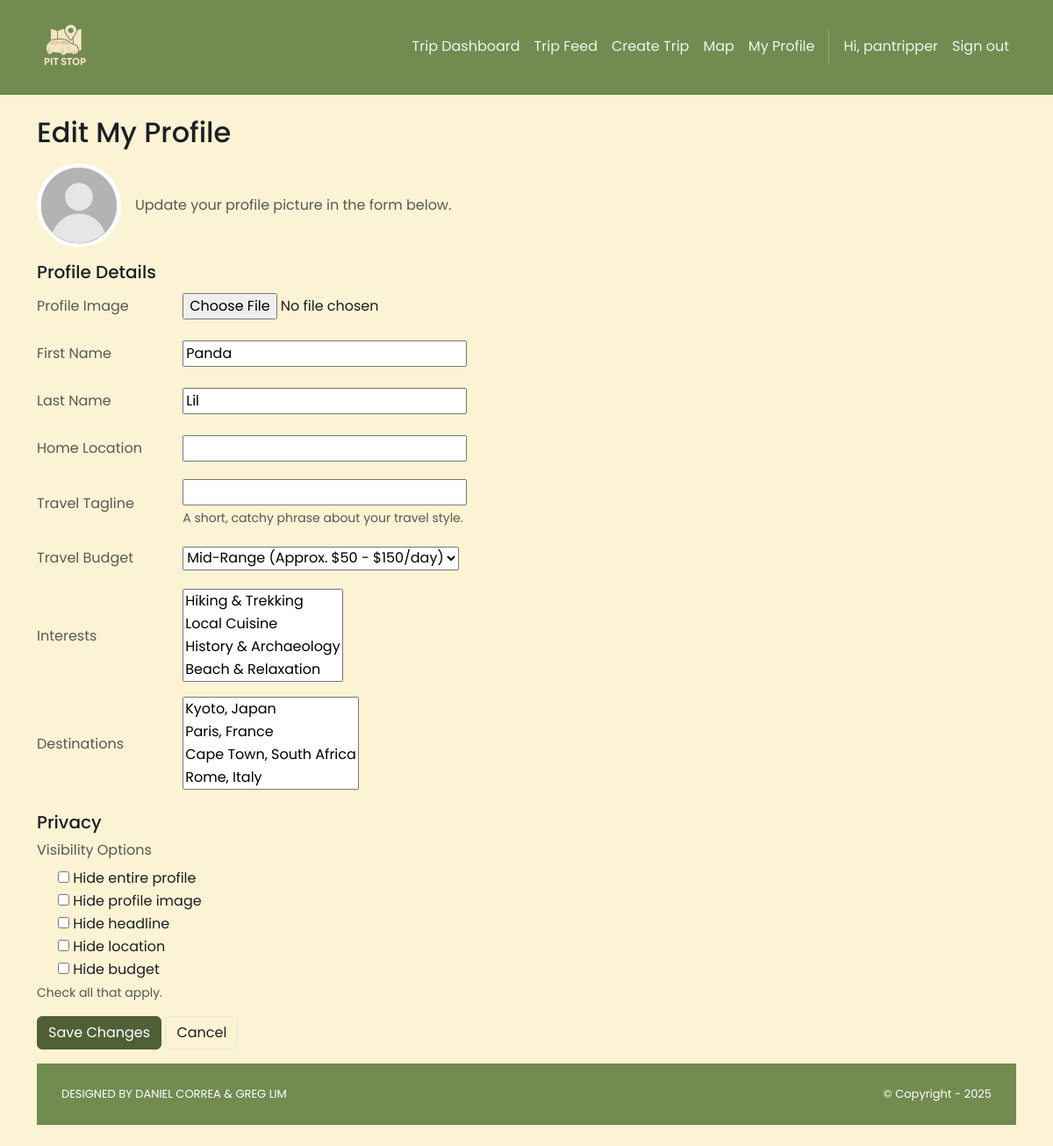
/roadTripper/me/edit/ (signed in), run on the app's committed database.
### accounts/models.py (models this page shows)
class User(AbstractUser):
    class Roles(models.TextChoices):
        PLANNER = "PLANNER", "Planner"
        ROAD_TRIPPER = "ROAD_TRIPPER", "Road Tripper"
    role = models.CharField(
        max_length=20, choices=Roles.choices, default=Roles.ROAD_TRIPPER, db_index=True
    )
    @property
    def is_planner(self) -> bool:
        return self.role == self.Roles.PLANNER
    @property
    def is_roadTripper(self) -> bool:
        return self.role == self.Roles.ROAD_TRIPPER

### roadTripper/models.py (models this page shows, shortened)
class RoadTripper(models.Model):
    user = models.OneToOneField(
        settings.AUTH_USER_MODEL, on_delete=models.CASCADE, related_name="roadTripper_profile"
    )
    firstName = models.CharField("First Name", max_length=255)
    lastName  = models.CharField("Last Name", max_length=255)
    location  = models.CharField("Home Location", max_length=255, blank=True)
    image     = models.ImageField("Profile Image", upload_to='roadTripper_images/', null=True, blank=True)
    TRAVEL_BUDGET_CHOICES = [
        ('LOW', 'Budget-Friendly (Under $50/day)'),
        ('MID', 'Mid-Range (Approx. $50 - $150/day)'),
        ('HIGH', 'Luxury (Over $150/day)'),
        ('FLEX', 'Flexible / Varies'),
    ]
    travel_headline = models.CharField("Travel Tagline", max_length=255, blank=True,
        help_text="A short, catchy phrase about your travel style."
    )
    travel_budget = models.CharField("Travel Budget", max_length=4, choices=TRAVEL_BUDGET_CHOICES, default='MID')
    interests = models.ManyToManyField("Interest", related_name="trippers_with_interest", blank=True)
    destinations = models.ManyToManyField("Destination", related_name="trippers_want_to_visit", blank=True)
    links = models.ManyToManyField("Link", related_name="roadTripper", blank=True)
    hide_image = models.BooleanField(default=False)
    hide_travel_headline = models.BooleanField(default=False)
    hide_travel_budget = models.BooleanField(default=False)
    hide_profile = models.BooleanField(default=False)
    hide_location = models.BooleanField(default=False)

### roadTripper/views.py (the view)
# urls.py: path("me/edit/", views.edit_profile, name="planner.edit_profile"),
@login_required
@roadtripper_required
def edit_profile(request):
    roadTripper = get_object_or_404(RoadTripper, user=request.user)
    if request.method == "POST":
        form = RoadTripperForm(request.POST, request.FILES, instance=roadTripper)
        if form.is_valid():
            form.save()
            messages.success(request, "Profile updated successfully.")
            return redirect("roadTripper.my_profile")
    else:
        form = RoadTripperForm(instance=roadTripper)
    template_data = {}
    template_data['form'] = form
    template_data['roadTripper'] = roadTripper
    return render(request, "roadTripper/edit.html", {"template_data": template_data})

### pitStop/context_processors.py (called while the page is built)
def static_revisions(request):
    base = Path(settings.BASE_DIR)
    logo_path = base / 'pitStop' / 'static' / 'img' / 'brand.png'
    try:
        rev_logo = str(int(os.path.getmtime(logo_path)))
    except Exception:
        rev_logo = '1'
    css_path = base / 'pitStop' / 'static' / 'css' / 'style.css'
    try:
        rev_css = str(int(os.path.getmtime(css_path)))
    except Exception:
        rev_css = '1'
    return {
        'STATIC_REV_LOGO': rev_logo,
        'STATIC_REV_CSS': rev_css,
    }

### roadTripper/models.py (called while the page is built)
    def __str__(self): return self.name

    def __str__(self):
        if self.city:
            return f"{self.city}, {self.country}"
        return self.country

### roadTripper/templates/roadTripper/edit.html (shortened to what this page needs)
{% extends "pitStop/base.html" %}
{% load static %}
{% block content %}
<div class="container py-4">
  <h2 class="mb-3">Edit My Profile</h2>
  <form method="post" enctype="multipart/form-data" class="needs-validation" novalidate>
    <div class="row g-4">
      <div class="col-lg-7">
        <div class="d-flex align-items-center gap-3 mb-3">
          {% if template_data.roadTripper.image %}
            <img src="{{ template_data.roadTripper.image.url }}" alt="Current image"
                 width="96" height="96"
                 style="width:96px;height:96px;border-radius:50%;object-fit:cover;object-position:center;display:block;">
          {% else %}
            <img src="{% static 'img/default_profile.jpg' %}" alt="Default image"
                 width="96" height="96"
                 style="width:96px;height:96px;border-radius:50%;object-fit:cover;object-position:center;display:block;">
          {% endif %}
          <div class="text-muted">Update your profile picture in the form below.</div>
        </div>
        <h5 class="mt-3">Profile Details</h5>
        <div class="mt-2">
          {% for field in template_data.form %}
            {% if field.name != 'hide_profile' and field.name != 'hide_image' and field.name != 'hide_travel_headline' and field.name != 'hide_location' and field.name != 'hide_travel_budget' %}
            <div class="row align-items-center mb-3">
              <div class="col-sm-4 col-lg-3 text-muted">
                <label class="col-form-label" for="{{ field.id_for_label }}">{{ field.label }}</label>
              </div>
              <div class="col-sm-8 col-lg-9">
                {{ field }}
                {% if field.help_text %}
                  <div class="form-text">{{ field.help_text }}</div>
                {% endif %}
              </div>
            </div>
            {% endif %}
          {% endfor %}
        </div>
        <h5 class="mt-4">Privacy</h5>
          <div class="mb-3">
            <div class="text-muted mb-2">Visibility Options</div>
            <div class="form-check">
              {{ template_data.form.hide_profile }}
              <label class="form-check-label" for="{{ template_data.form.hide_profile.id_for_label }}">
                Hide entire profile
              </label>
            </div>
            <div class="form-check">
              {{ template_data.form.hide_image }}
              <label class="form-check-label" for="{{ template_data.form.hide_image.id_for_label }}">
                Hide profile image
              </label>
            </div>
            <div class="form-check">
              {{ template_data.form.hide_travel_headline }}
              <label class="form-check-label" for="{{ template_data.form.hide_travel_headline.id_for_label }}">
                Hide headline
              </label>
            </div>
            <div class="form-check">
              {{ template_data.form.hide_location }}
              <label class="form-check-label" for="{{ template_data.form.hide_location.id_for_label }}">
                Hide location
              </label>
            </div>
            <div class="form-check">
              {{ template_data.form.hide_travel_budget }}
              <label class="form-check-label" for="{{ template_data.form.hide_travel_budget.id_for_label }}">
                Hide budget
              </label>
            </div>
            <div class="form-text">Check all that apply.</div>
            <div class="mt-3">
              <button class="btn btn-dark" type="submit">Save Changes</button>
              <a href="{% url 'roadTripper.my_profile' %}" class="btn btn-outline-secondary">Cancel</a>
            </div>
          </div>
  </form>
</div>
{% endblock %}

### pitStop/templates/pitStop/base.html (shortened to what this page needs)
<!DOCTYPE html>
<html>
  {% load static %}
  <head>
    <link href="https://cdn.jsdelivr.net/npm/bootstrap@5.3.3/dist/css/bootstrap.min.css"
          rel="stylesheet">
    <link rel="stylesheet"
          href="https://cdnjs.cloudflare.com/ajax/libs/font-awesome/6.1.1/css/all.min.css">
    <link rel="stylesheet" type="text/css" href="{% static 'css/style.css' %}?v={{ STATIC_REV_CSS }}">
  </head>
  <body class="d-flex flex-column min-vh-100{% if request.resolver_match and request.resolver_match.url_name == 'home.index' %} is-home{% endif %}">
    <nav class="p-3 navbar navbar-light ms-brandbar navbar-expand-lg">
      <div class="container">
        <a class="navbar-brand" href="{% url 'home.index' %}">
          <img src="{% static 'img/brand.png' %}?v={{ STATIC_REV_LOGO }}" alt="logo" height="64" style="object-fit:contain;" />
        </a>
        <div class="collapse navbar-collapse" id="navbarNavAltMarkup">
          <div class="navbar-nav ms-auto navbar-ml align-items-lg-center">
            {% if user.is_authenticated %}
              {% if not user.is_staff %}
                <a class="nav-link" href="{% url 'trip.dashboard' %}">Trip Dashboard</a>
                {% if user.is_roadTripper %}
                  <a class="nav-link" href="{% url 'roadTripper.trip_feed' %}">Trip Feed</a>
                  <a class="nav-link" href="{% url 'roadTripper.create_trip_post' %}">Create Trip</a>
                  <a class="nav-link" href="{% url 'map' %}">Map</a>
                  <a class="nav-link" href="{% url 'roadTripper.my_profile' %}">My Profile</a>
                {% endif %}
              {% else %}
                <a class="nav-link" href="{% url 'admin:index' %}">Admin</a>
              {% endif %}
              <span class="nav-link disabled">Hi, {{ user.username }}</span>
              <a class="nav-link" href="{% url 'logout' %}">Sign out</a>
            {% else %}
              <a class="nav-link" href="{% url 'home.about' %}">About</a>
              <a class="nav-link" href="{% url 'login' %}">Log in</a>
              <a class="nav-link" href="{% url 'signup.choice' %}">Sign up</a>
            {% endif %}
          </div>
        </div>
      </div>
    </nav>
    <div class="flex-grow-1">
      {% block content %}
      {% endblock content %}
    </div>
    <section class="p-3 ms-footer-bottom">
      <div class="container d-flex justify-content-between">
        <div class="me-5 text-white">
          <span>DESIGNED BY
            <a href="https://www.x.com/danielgarax" target="_blank">DANIEL CORREA</a> &
            <a href="https://www.x.com/greglim81" target="_blank">GREG LIM</a>
          </span>
        </div>
        <div class="text-white">
          <span>© Copyright - 2025</span>
        </div>
      </div>
    </section>
  </body>
</html>

### pitStop/static/css/style.css (style rules this page uses)
:root { --bg: #fcf2d4; --bg-alt: #ebdaa2; --surface: #ffffff; --surface-2: #f6f6f0; --text: #1b1f23; --muted: #6b7280; --border: #e5e7eb; --brand-cream: #fcf2d4; --brand-sage: #718b51; --brand-ltgrn: #bcce98; --brand-beige: #ebdaa2; --brand-deep: #506036; --primary: var(--brand-sage); --primary-contrast: #ffffff; --link: var(--brand-deep); --success: var(--brand-ltgrn); --warning: var(--brand-beige); --danger: #d06a6c; --shadow: 0 6px 20px rgba(0,0,0,0.08); --radius: 10px; --radius-sm: 8px; --radius-xs: 6px; --focus: 0 0 0 0.2rem rgba(120,147,99,0.35); --transition: 180ms ease; }
html, body { background: var(--bg); color: var(--text); }
body { font-family: 'Poppins', system-ui, -apple-system, Segoe UI, Roboto, Arial, sans-serif; line-height: 1.5; text-rendering: optimizeLegibility; -webkit-font-smoothing: antialiased; -moz-osx-font-smoothing: grayscale; transition: background-color var(--transition), color var(--transition); }
a { color: var(--link); }
.navbar { backdrop-filter: saturate(160%) blur(4px); }
.navbar .nav-link { opacity: 0.9; }
.ms-brandbar { background: var(--primary) !important; border-bottom: 2px solid rgba(0,0,0,0.06); }
.ms-brandbar .nav-link, .ms-brandbar .navbar-brand, .ms-brandbar .navbar-text { color: var(--primary-contrast) !important; }
.ms-brandbar .nav-link { position: relative; transition: color 160ms ease, transform 140ms ease; }
.ms-brandbar .nav-link::after { content: ''; position: absolute; left: 0; right: 0; bottom: -4px; height: 2px; width: 0; margin: 0 auto; background: var(--primary-contrast); transition: width 180ms ease; }
.btn-outline-secondary { color: var(--text); border-color: var(--border); }
.btn-dark { background: var(--brand-deep); border-color: var(--brand-deep); color: #fff; }
.btn { transition: transform 140ms ease, box-shadow 180ms ease, filter 140ms ease; }
.ms-footer-bottom { background: var(--primary) !important; border-top: 0; }
.ms-footer-bottom span { font-size: 13px; line-height: 38px; }
.ms-footer-bottom a { color: var(--primary-contrast); text-decoration: none; }
.btn, .form-control, .form-select, .nav-link, .card { transition: all var(--transition); }

### data on the page
User: username "pantripper"
RoadTripper: form "Panda" "Lil" "Mid-Range (Approx. $50 - $150/day)"

### other printed values
{{ field.label }} "Profile Image" "First Name" "Last Name" "Home Location" "Travel Tagline" "Travel Budget" "Interests" "Destinations"
{{ field.help_text }} "A short, catchy phrase about your travel style."
